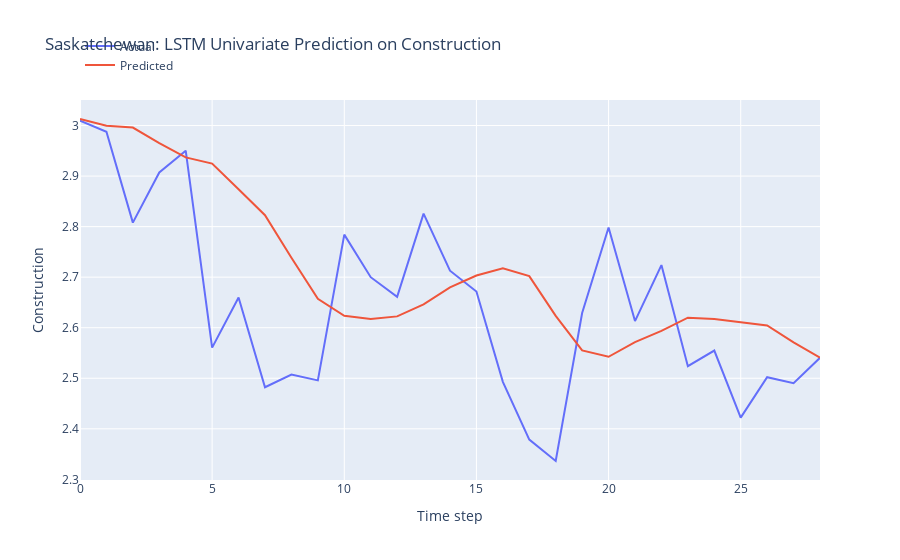

Notebook code cell kept with this figure:
### Markdown cell above
LSTM Model Development

### Code cell
n_features = 1
X_train = X_train.reshape(X_train.shape[0], X_train.shape[1], n_features)

# define model
model = Sequential()
model.add(LSTM(50, activation='relu', input_shape=(n_steps, n_features)))
model.add(Dense(1))

# model = Sequential()
# model.add(LSTM(100, activation='relu', input_shape=(n_steps, n_features), kernel_regularizer=L2(0.001), return_sequences=True))
# model.add(LSTM(50, activation='relu', kernel_regularizer=L2(0.01)))
# model.add(Dense(1))

def r_squared(y_true, y_pred):
    SS_res =  K.sum(K.square(y_true - y_pred)) 
    SS_tot = K.sum(K.square(y_true - K.mean(y_true))) 
    return ( 1 - SS_res/(SS_tot + K.epsilon()) )

# Compile the model
model.compile(optimizer='adam', 
              loss='mse',
              metrics=[r_squared])

early_stopping = EarlyStopping(monitor='loss', patience=5, restore_best_weights=True)

# fit model
history = model.fit(X_train, y_train, 
          epochs = 20,
          batch_size = 32,
          verbose = 0,
          callbacks=[early_stopping])

# Obtain the MSE and R-squared from the last epoch
last_epoch_mse = history.history['loss'][-1]
last_epoch_r_squared = history.history['r_squared'][-1]

# Print the MSE and R-squared
print("Mean Squared Error (MSE) from the last epoch:", last_epoch_mse)
print("R-squared from the last epoch:", last_epoch_r_squared)

# plot loss and r2 score
plt.figure(figsize=(10, 6))

# Plot train loss
plt.plot(history.history['loss'], label='Train Loss')

# Plot train R-squared score
plt.plot(history.history['r_squared'], label='Train R2')

plt.title('Model Training Loss and R-squared Score')
plt.xlabel('Epochs')
plt.ylabel('Value')
plt.legend()
plt.grid(True)
plt.show()

# Evaluate the model
loss = model.evaluate(X_test, y_test)
print("MSE and R_squared:", loss)

# make prediction on test data
X_test = X_test.reshape(X_test.shape[0], X_test.shape[1], n_features)
y_pred = model.predict(X_test)

# Print the first 5 predictions and actual values
print("Predictions:")
flattened_predictions = [pred[0] for pred in y_pred[:10]]
print(flattened_predictions)
# print(y_pred[:10].tolist())
print("Actual values:")
rounded_actual_values = [round(value, len(str(prediction).split('.')[1])) for value, prediction in zip(y_test[:10], flattened_predictions)]
print(rounded_actual_values)

# plot the actual and predicted values for test data
trace1 = go.Scatter(x=np.arange(len(y_test)), y=y_test.flatten(), mode='lines', name='Actual')
trace2 = go.Scatter(x=np.arange(len(y_pred)), y=y_pred.flatten(), mode='lines', name='Predicted')

# Create layout
layout = go.Layout(
    title='Saskatchewan: LSTM Univariate Prediction on Construction',
    xaxis=dict(title='Time step'),
    yaxis=dict(title='Construction'),
    legend=dict(x=0, y=1.18)
)

# Create figure
fig = go.Figure(data=[trace1, trace2], layout=layout)

# Show plot
fig.show()

### Figure 1 — Plotly figure (JSON) as saved in the notebook; plotly's stock layout.template omitted (floating-point values rounded to 4 significant figures)
{"data": [{"mode": "lines", "name": "Actual", "type": "scatter", "x": [0, 1, 2, 3, 4, 5, 6, 7, 8, 9, 10, 11, 12, 13, 14, 15, 16, 17, 18, 19, 20, 21, 22, 23, 24, 25, 26, 27, 28], "y": [3.009, 2.988, 2.808, 2.907, 2.95, 2.561, 2.66, 2.482, 2.507, 2.496, 2.784, 2.7, 2.661, 2.826, 2.713, 2.672, 2.493, 2.379, 2.336, 2.629, 2.798, 2.613, 2.724, 2.524, 2.555, 2.422, 2.502, 2.49, 2.54]}, {"mode": "lines", "name": "Predicted", "type": "scatter", "x": [0, 1, 2, 3, 4, 5, 6, 7, 8, 9, 10, 11, 12, 13, 14, 15, 16, 17, 18, 19, 20, 21, 22, 23, 24, 25, 26, 27, 28], "y": [3.013, 3.0, 2.996, 2.965, 2.937, 2.925, 2.874, 2.823, 2.739, 2.657, 2.624, 2.617, 2.622, 2.646, 2.68, 2.703, 2.718, 2.702, 2.623, 2.555, 2.542, 2.571, 2.594, 2.62, 2.617, 2.611, 2.605, 2.571, 2.541]}], "layout": {"legend": {"x": 0, "y": 1.18}, "title": {"text": "Saskatchewan: LSTM Univariate Prediction on Construction"}, "xaxis": {"title": {"text": "Time step"}}, "yaxis": {"title": {"text": "Construction"}}}}
